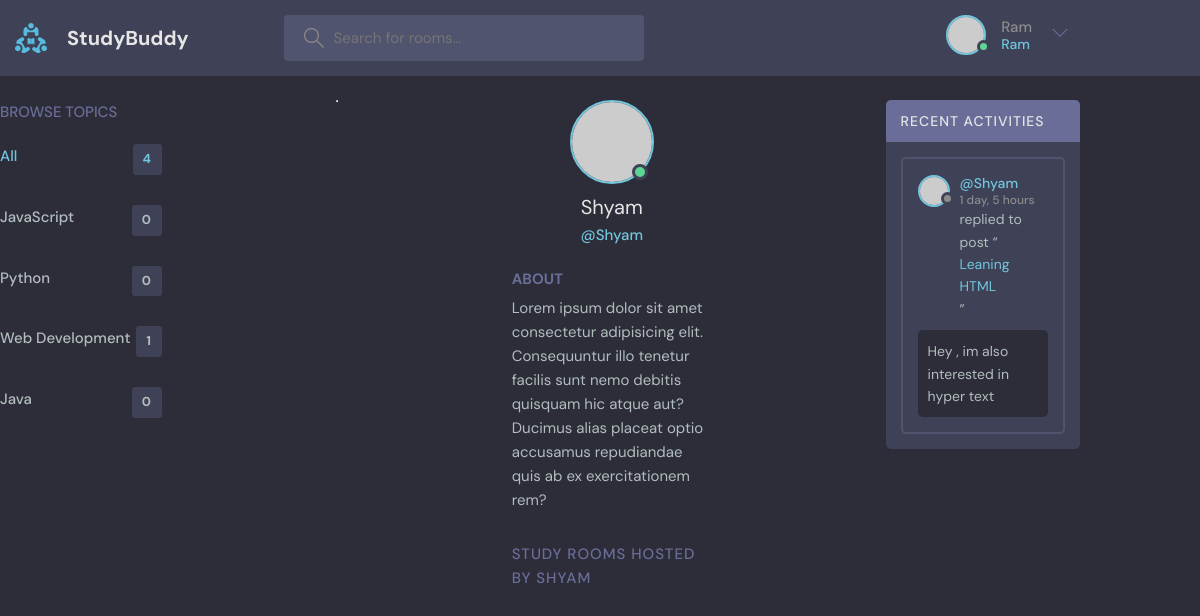
/profile/3 (signed in), run on the app's committed database.
### base/models.py (models this page shows, shortened)
class Topic(models.Model):
    name = models.CharField(max_length=200)

class Message(models.Model):
    user = models.ForeignKey(User,on_delete=models.CASCADE)
    room = models.ForeignKey(Room,on_delete=models.CASCADE)
    body = models.TextField()
    updated = models.DateTimeField(auto_now=True)
    created = models.DateTimeField(auto_now_add=True)
    class Meta:
        ordering = ['-updated','-created']

class Room(models.Model):
    host = models.ForeignKey(User,on_delete=models.SET_NULL,null=True)
    topic =models.ForeignKey(Topic,on_delete=models.SET_NULL,null=True)
    name = models.CharField(max_length=200)
    description = models.TextField(null=True,blank=True)
    participants = models.ManyToManyField(User,related_name='participants',blank=True)
    updated = models.DateTimeField(auto_now=True)
    created = models.DateTimeField(auto_now_add=True)
    class Meta:
        ordering = ['-updated','-created']
    def __str__(self):
        return str(self.name)

### base/views.py (the view)
# urls.py: path('profile/<str:pk>',views.userProfile,name="user-profile"),
def userProfile(request,pk):
    user = User.objects.get(id=pk)
    rooms = user.room_set.all()
    room_messages=user.message_set.all()
    topics=Topic.objects.all()
    context={'user':user,'rooms':rooms,'room_messages':room_messages,'topics':topics}
    return render(request,'base/profile.html',context)

### base/templates/base/profile.html (shortened to what this page needs)
{% extends 'main.html' %}
{% block content %}
  <main class="profile-page layout layout--3">
    <div class="container">
      {% include 'base/topics_component.html' %}
      <div class="roomList">
        <div class="profile">
          <div class="profile__avatar">
            <div class="avatar avatar--large active">
              <img src="https://randomuser.me/api/portraits/men/11.jpg" />
            </div>
          </div>
          <div class="profile__info">
            <h3>{{user.username}}</h3>
            <p>@{{user.username}}</p>
          </div>
          <div class="profile__about">
            <h3>About</h3>
            <p>
              Lorem ipsum dolor sit amet consectetur adipisicing elit. Consequuntur illo tenetur
              facilis sunt nemo debitis quisquam hic atque aut? Ducimus alias placeat optio
              accusamus repudiandae quis ab ex exercitationem rem?
            </p>
          </div>
        </div>
        <div class="roomList__header">
          <div>
            <h2>Study Rooms Hosted by {{user.username}}</a>
            </h2>
          </div>
        </div>
      </div>
      {% include 'base/activity_component.html' %}
    </div>
  </main>
  {% endblock %}

### templates/navbar.html (shortened to what this page needs)
{% load static %}
<header class="header header--loggedIn">
    <div class="container">
      <a href="{% url 'home' %}" class="header__logo">
        <img src="{% static '/images/logo.svg' %}" />
        <h1>StudyBuddy</h1>
      </a>
      <form class="header__search" method="GET" action="{% url 'home' %}">
        <label>
          <input name="q" placeholder="Search for rooms..." />
        </label>
      </form>
      <nav class="header__menu">
        {% if request.user.is_authenticated %}
        <div class="header__user">
          <a href="{% url 'home' %}">
            <div class="avatar avatar--medium active">
              <img src="https://randomuser.me/api/portraits/men/37.jpg" />
            </div>
            <p>{{request.user.username}}<span>{{request.user.username}}</span></p>
          </a>
          <button class="dropdown-button">
            <svg version="1.1" xmlns="http://www.w3.org/2000/svg" width="32" height="32" viewBox="0 0 32 32">
              <title>chevron-down</title>
              <path d="M16 21l-13-13h-3l16 16 16-16h-3l-13 13z"></path>
            </svg>
          </button>
        </div>
        {% else %}
        <a href="{% url 'login' %}">
          <img src="{% static '/images/avatar.svg' %}" />
          <p>Login</p>
        </a>
        {% endif %}
      </nav>
    </div>
  </header>

### base/templates/base/topics_component.html
<div class="topics">
    <div class="topics__header">
      <h2>Browse Topics</h2>
    </div>
    <ul class="topics__list">
      <li>
        <a href="{% url 'home' %}" class="active">All <span>{{topics.count}}</span></a>
      </li>
      {% for topic in topics %}
      <li>
        <a href="{% url 'home' %}?q={{topic.name}}">{{topic.name}}<span>{{topic.room_set.all.count}}</span></a>
      </li>
      {% endfor %}
    </ul>
  </div>
<hr>

### base/templates/base/activity_component.html (shortened to what this page needs)
<div class="activities">
    <div class="activities__header">
      <h2>Recent Activities</h2>
    </div>
    {% for message in room_messages %}
    <div class="activities__box">
      <div class="activities__boxHeader roomListRoom__header">
        <a href="{% url 'user-profile' message.user.id %}" class="roomListRoom__author">
          <div class="avatar avatar--small">
            <img src="https://randomuser.me/api/portraits/women/11.jpg" />
          </div>
          <p>
            @{{message.user}}
            <span>{{message.created|timesince}}</span>
          </p>
        </a>
      </div>
      <div class="activities__boxContent">
        <p>
          replied to post “<a href="{% url 'room' message.room.id %}">{{message.room}}</a
          >”
        </p>
        <div class="activities__boxRoomContent">
          {{message.body}}
        </div>
      </div>
    </div>
    {% endfor %}
  </div>

### data on the page
Topic: name "JavaScript", room_set.all.count "0"
Topic: name "Python", room_set.all.count "0"
Topic: name "Web Development", room_set.all.count "1"
Topic: name "Java", room_set.all.count "0"
Message: user "Shyam", created "1 day, 5 hours", room "Leaning HTML", body "Hey , im also interested in hyper text"

### other printed values
{{ request.user.username }} "Ram"
{{ topics.count }} "4"
{{ user.username }} "Shyam"
{{ user.username }} "SHYAM"
